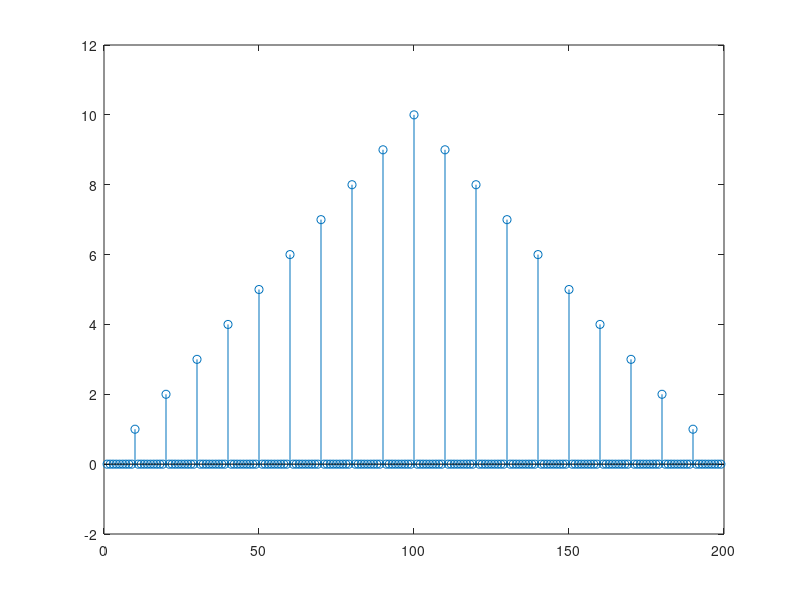

The MATLAB source for this figure: (Note: this script raises an error after producing the figure.)
T0 = 10;
n = 1:100;
t = zeros(1,length(n));

for i = 1:length(n)
    if mod(i,T0) == 0
        t(i) = 1;
    end
end
x=t;

r = xcorr(t);
stem(r)

%% prueba del pitch

clear all;

fs = 8000;
ts = 1/fs;

x = ts:ts:500*ts;
x = cos(100*2*pi*x);

%% Representacion de la senal de voz

clear all;

[x,fs] = audioread('frase.wav');
N = length(x);
ts = 1/fs;
t = linspace(1,N*ts,N);
% plot(t,s);

% figure
% subplot(121)
% spectrogram(x,hamming(40),20,1024,fs,'yaxis');
% axis xy
% subplot 122
% spectrogram(x,hamming(360),60,1024,fs,'yaxis');
% axis xy

%% Analisis y sintesis de fonemas aislados

t1 = round(3.17/ts);
t2 = round(3.2/ts);
s = x(t1:t2);
% plot(3.17:ts:3.2,s);

% periodogram(s,[],[],fs)

p = 10;  % Orden del predictor LPC
[a,e] = lpc(s,p);
% figure
% freqz(1,a,[],fs)

r = roots(a);
r_an = angle(r);
r_freq = r_an/pi*fs/2; % Las frecuencias coinciden con las frecuencias de los picos

res = filter(a,1,s); % Si filtramos la senal con el filtro inverso tenemos un filtro blanqueador
RES = 20*log10(abs(fft(res)));
% plot(RES(1:ceil(end/2))) % Su espectro es aproximadamente plano

re = xcorr(res);
rs = xcorr(s);
re_nor = re/max(re);
rs_nor = rs/max(rs);
tcorr = 0:ts:(ts*(length(re)-1));

% figure
% subplot(121)
% plot(tcorr,re_nor)
% subplot(122)
% plot(tcorr,rs_nor)

[~, index] = findpeaks(re_nor,tcorr,'SortStr','descend','MinPeakHeight',0.3)


s=randn(1,100)
pitch(s,0.3)

